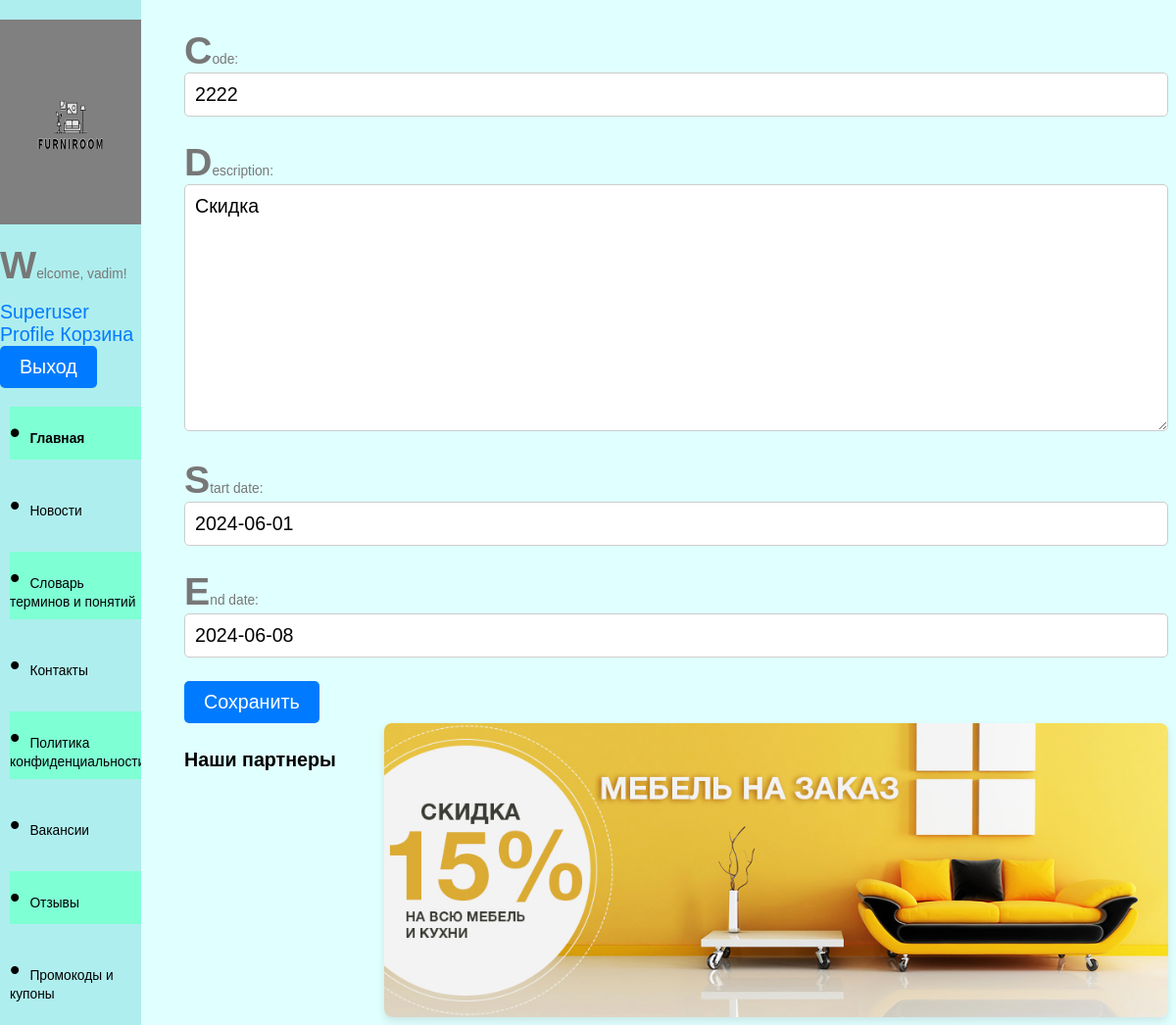
Screenshot of /promo_codes/2/edit/ (signed in) with the database file from the repository.
### furniture/models.py (models this page shows, shortened)
class PromoCode(models.Model):
    code = models.CharField(max_length=8)
    description = models.TextField()
    start_date = models.DateField()
    end_date = models.DateField()

### furniture/views.py (the view)
# urls.py: path('promo_codes/<int:pk>/edit/', promo_code_update, name='promo_code_update'),
@user_passes_test(lambda u: u.is_superuser)
@login_required
def promo_code_update(request, pk):
    promo_code = get_object_or_404(PromoCode, pk=pk)
    if request.method == 'POST':
        form = PromoCodeForm(request.POST, instance=promo_code)
        if form.is_valid():
            form.save()
            return redirect('promo_codes_list')
    else:
        form = PromoCodeForm(instance=promo_code)
    return render(request, 'promo_code_form.html', {'form': form})

### furniture/forms.py
class PromoCodeForm(forms.ModelForm):
    class Meta:
        model = PromoCode
        fields = ['code', 'description', 'start_date', 'end_date']

### furniture/templates/promo_code_form.html (shortened to what this page needs)
{% extends 'base.html' %}
{% block content %}
    <form method="post">
        {{ form.as_p }}
        <button type="submit">Сохранить</button>
    </form>
{% endblock %}

### furniture/templates/base.html (shortened to what this page needs)
<!DOCTYPE html>
<html lang="en">
<head>
    {% load static %}
    <link rel="stylesheet" href="{%static 'furniture/style.css' %}">
</head>
<body>
    <header>
<div class="container">
    <div class="sidebar">
            <img src="{% static 'images/logo.png' %}" alt="Logo">
            {% if user.is_authenticated %}
            <p>Welcome, {{ user.username }}!</p>
            {% if user.is_superuser %}
                    <a href="{% url 'superuser_profile' %}">Superuser Profile</a>
            {% elif user.is_staff %}
                    <a href="{% url 'employee_profile' %}">Employee Profile</a>
            {% else %}
                    <a href="{% url 'client_profile' %}">Profile</a>
            {% endif %}
            <a href="/cart/">Корзина</a>
            <form action="{% url 'logout' %}" method="post">
                <button type="submit">Выход</button>
            </form>
        {% else %}
            <a href="{% url 'login' %}">Login</a>
            <a href="{% url 'signup' %}">Sign Up</a>
        {% endif %}
            <ul class="sidebar-nav">
                <li><a href="{% url 'home' %}">Главная</a></li>
                <li><a href="/news/">Новости</a></li>
                <li><a href="/dictionary/">Словарь терминов и понятий</a></li>
                <li><a href="/contacts/">Контакты</a></li>
                <li><a href="/privacy_policy/">Политика конфиденциальности</a></li>
                <li><a href="/vacancies/">Вакансии</a></li>
                <li><a href="/reviews/">Отзывы</a></li>
                <li><a href="/promo_codes_list/">Промокоды и купоны</a></li>
            </ul>
    </div>
</div>
</header>
    <main>
        {% block content %}{% endblock %}
    </main>
    <footer>
    <div class="footer-content">
        <div class="partners">
            <h4>Наши партнеры</h4>
        </div>
        <img src="{% static 'images/banner1.jpg' %}" alt="Banner" width="600" height="300" class="footer-banner">
    </div>
</footer>
</body>
</html>

### furniture/static/furniture/style.css (style rules this page uses)
.container { display: flex; }
.sidebar { position: fixed; top: 0; left: 0; width: 12%; height: 100%; background-color: #AFEEEE; overflow-y: auto; z-index: 1000; padding-top: 20px; }
.sidebar-nav { list-style-type: none; padding: 0; }
.sidebar img { width: 100%; height: 20%; }
.sidebar-nav li { margin-left: 7%; padding: 10px 0; }
.sidebar-nav li a, a { text-decoration: none; color: black; }
main { padding-left: 180px; }
body { background-color: #E0FFFF; }
footer { padding-left: 180px; }
.footer-content { display: flex; justify-content: space-between; align-items: flex-start; }
.partners { display: flex; flex-wrap: wrap; gap: 20px; flex-grow: 1; }
.footer-banner { object-fit: cover; width: 800px; height: 300px; border-radius: 8px; box-shadow: 0 4px 8px rgba(0, 0, 0, 0.1); }
ul { list-style-type: none; }
li::before { content: "\2022"; color: black; font-size: 1.5rem; margin-right: 10px; }
p { font-size: 0.7rem; color: #777; }
body { font-family: 'Arial', sans-serif; }
ul { list-style-type: none; padding: 0; }
li { margin-bottom: 20px; font-family: 'Verdana', sans-serif; font-size: 0.7rem; color: #555; }
form { font-family: 'Arial', sans-serif; font-size: 1rem; }
input[type="text"], textarea { font-family: 'Arial', sans-serif; font-size: 1rem; padding: 10px; border: 1px solid #ccc; border-radius: 5px; width: 100%; margin-bottom: 10px; box-sizing: border-box; }
button { font-family: 'Verdana', sans-serif; font-size: 1rem; padding: 10px 20px; background-color: #007bff; color: white; border: none; border-radius: 5px; cursor: pointer; }
a { color: #007bff; text-decoration: none; }
:root { --hue: 223; --bg: hsl(var(--hue),90%,90%); --fg: hsl(var(--hue),90%,10%); --primary: hsl(var(--hue),90%,55%); --red: hsl(3,90%,50%); --orange: hsl(33,90%,50%); --green: hsl(153,90%,30%); --purple: hsl(273,90%,50%); --magenta: hsl(303,90%,50%); --trans-dur: 0.3s; font-size: calc(16px + (20 - 16) * (100vw - 320px) / (1280 - 320)); }
p::first-letter { font-size: 2rem; font-weight: bold; }
li:first-child { font-weight: bold; }
li:nth-child(odd) { background-color: #7FFFD4; }

### rows the page displays
PromoCode: code "2222", description "Скидка", start_date "2024-06-01", end_date "2024-06-08"

### other values shown
{{ user.username }} "vadim"
